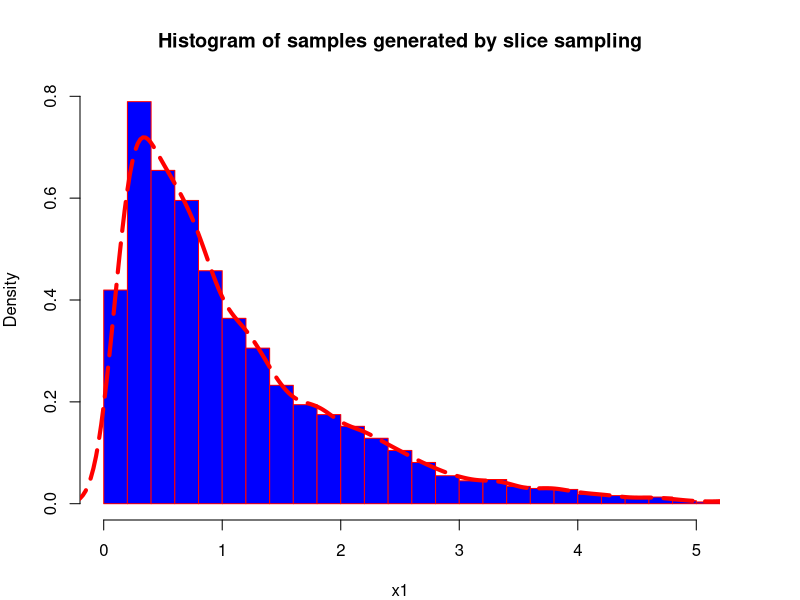

Recreate this plot in R.
ls()
rm(list=ls())
gc()


a=4  # shape parameter
b=2  # scale parameter


set.seed(1020)
x=rgamma(10000,a,1/b)

N=10000
x1 = rep(0, N) # the sampled points
x1[1]=2.5

for (n in 2:N)
{
  x2=x1[n-1]
  
  u=runif(1, min=0, max=1)*x2/(1+x2)
  
  left=u^(1/(1-u))
  
  
  u2=runif(1, min=0, max=1)*exp(-x2)
  
  right=-log(u2)
  
  x1[n]=runif(1, min=left, right)
}

#dev.off()
#graphics.off()
par(mar=c(4,4,4,4))
par(mfrow=c(1,1))

hist(x1, prob=TRUE,
     main="Histogram of samples generated by slice sampling",
     border="red",  
     col="blue",
     xlim=c(0,5),
     ylim=c(0,0.8)
     ,breaks=40) # prob=TRUE for probabilities not counts
densitykernel= density(x1) 
lines(densitykernel,
      lty=5,
      lwd=4,
      col="red")# add a density estimate with defaults
# lines(density(x, adjust=2), lty="dotted")  # add another "smoother" density
